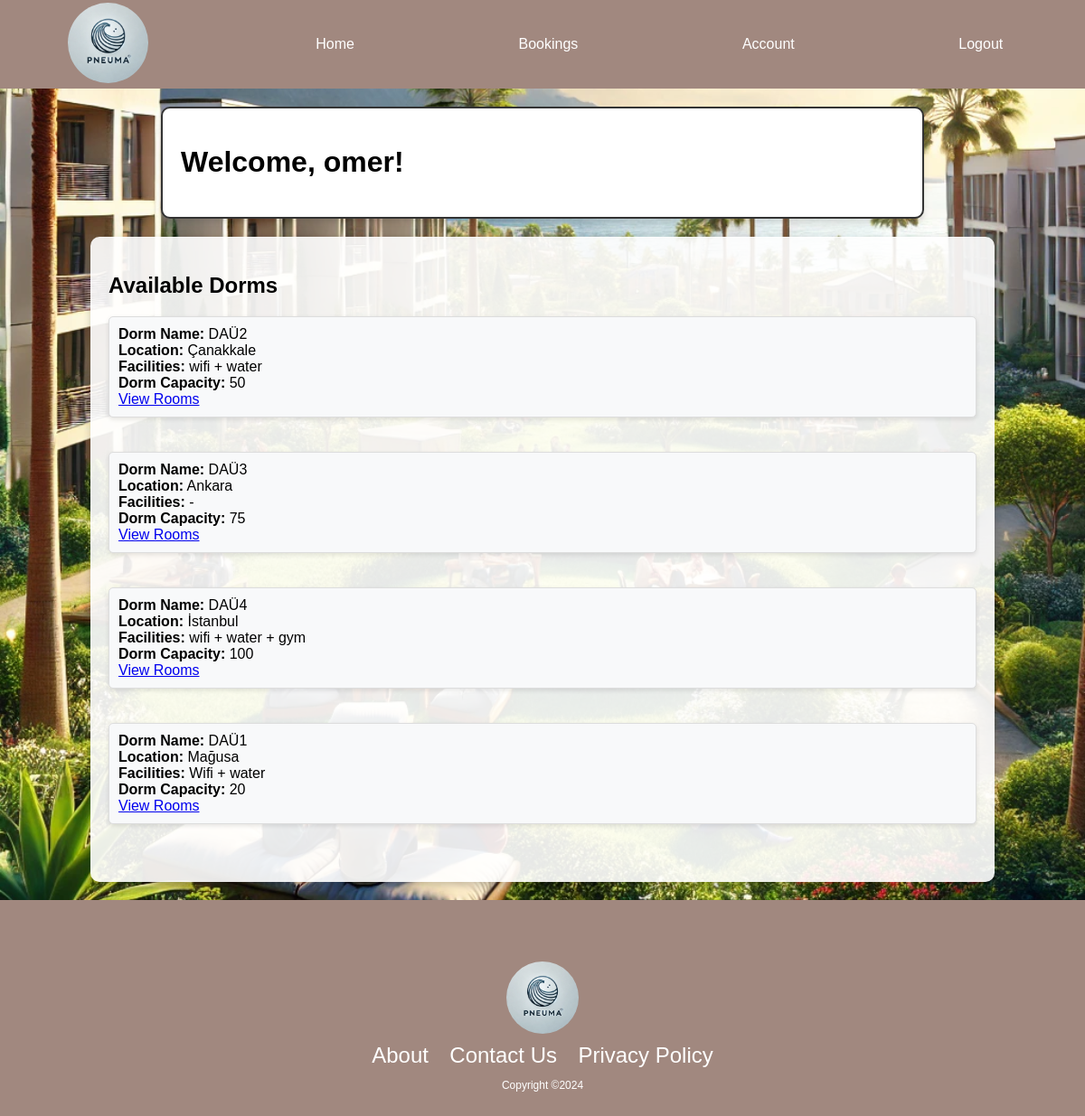
The page /student.php (signed in) on the database its author committed.
### tables this page shows
CREATE TABLE `dorms` (
  `dorm_id` int(11) NOT NULL,
  `dormName` varchar(255) NOT NULL,
  `dormCapacity` int(11) NOT NULL,
  `dormLocation` varchar(255) NOT NULL,
  `dormFacilities` text DEFAULT NULL,
  `image` varchar(255) DEFAULT NULL
);

### student.php (the view, shortened to what this page needs)
<?php
require 'connect.php';
$user = $_SESSION;
?>
<!DOCTYPE html>
<html lang="en">
<head>
    <link rel="stylesheet" href="style.css">
</head>
<body id="background" style="background-image: url('img/backgroundStudent.jpeg');">
<header class="navigator">
    <ul>
      <li><img src="img/logo.jpeg" alt="Logo"></li>
      <li><a href="student.php">Home</a></li>
      <li><a href="booking.php">Bookings</a></li>
      <li><a href="account.php">Account</a></li>
      <li><a href="logout.php">Logout</a></li>
    </ul>
</header>
<div id="studentDiv">
    <h1>Welcome, <?php echo htmlspecialchars($user['username']); ?>!</h1>
</div>
<div id="home">
    <h2>Available Dorms</h2>
    <?php
    $query = "SELECT dorm_id, dormName, dormLocation, dormFacilities, dormCapacity FROM dorms";
    $result = mysqli_query($conn, $query);
    if (mysqli_num_rows($result) > 0) {
        echo "<ul>";
        while ($dorm = mysqli_fetch_assoc($result)) {
            echo "<li>";
            echo "<strong>Dorm Name:</strong> " . htmlspecialchars($dorm['dormName']) . "<br>";
            echo "<strong>Location:</strong> " . htmlspecialchars($dorm['dormLocation']) . "<br>";
            echo "<strong>Facilities:</strong> " . htmlspecialchars($dorm['dormFacilities']) . "<br>";
            echo "<strong>Dorm Capacity:</strong> " . htmlspecialchars($dorm['dormCapacity']) . "<br>";
            echo "<a href='dormsRooms.php?dorm_id=" . $dorm['dorm_id'] . "'>View Rooms</a>";
            echo "</li><br>";
        }
        echo "</ul>";
    } else {
        echo "<p>No dorms available at the moment.</p>";
    }
    ?>
</div>
<footer class="customFooter">
  <div class="footerContainer">
    <div class="socialIcons">
    </div>
  </div>
  <div class="footerLogo">
    <img src="img/logo.jpeg" alt="Logo"/>
  </div>
  <div class="footerBottom">
    <div class="footerNav">
      <a href="#">About</a>
      <a href="#">Contact Us</a>
      <a href="#">Privacy Policy</a>
    </div>
    <p>Copyright &copy;2024</p>
  </div>
</footer>
</body>
</html>

### style.css (style rules this page uses)
body { font-family: Arial, sans-serif; }
#background { background-image: url('img/backgroundAdmin.jpeg'); background-size: cover; background-position: center; margin: 0; padding: 0; height: 100vh; width: 100%; }
.navigator ul { list-style-type: none; margin: 0; padding: 0; display: flex; align-items: center; overflow: hidden; background-color: #A1887F; justify-content: space-around; }
.navigator li { margin: 0; padding: 0; }
.navigator li img { border-radius: 50%; width: 89px; height: 89px; margin-right: 20px; }
.navigator li a { display: block; color: white; text-align: center; padding: 40px 16px; text-decoration: none; font-family: Arial, sans-serif; font-size: 16px; }
.customFooter { background-color: #A1887F; color: #fff; text-align: center; padding: 15px 0; }
.footerLogo img { width: 80px; margin: 10px auto; display: block; border-radius: 50%; }
.footerNav a { color: #fff; margin: 0 10px; text-decoration: none; font-size: 24px; }
.footerBottom { margin-top: 10px; font-size: 12px; }
#studentDiv { border: 2px solid #333333; margin: 20px auto; max-width: 800px; padding: 20px; background-color: white; border-radius: 10px; box-shadow: 0 4px 6px rgba(0, 0, 0, 0.1); }

### student.php (style rules this page uses)
#home ul { list-style: none; padding: 0; }
#home li { background: #f8f9fa; border: 1px solid #ddd; margin: 10px 0; padding: 10px; border-radius: 5px; box-shadow: 0 2px 5px rgba(0, 0, 0, 0.1); }
#home { background: rgba(255, 255, 255, 0.9); padding: 20px; border-radius: 10px; margin: 20px auto; width: 80%; box-shadow: 0 4px 8px rgba(0, 0, 0, 0.2); }

### rows shown on the page
dorms: dormName "DAÜ2", dormLocation "Çanakkale", dormFacilities "wifi + water", dormCapacity "50"
dorms: dormName "DAÜ3", dormLocation "Ankara", dormFacilities "-", dormCapacity "75"
dorms: dormName "DAÜ4", dormLocation "İstanbul", dormFacilities "wifi + water + gym", dormCapacity "100"
dorms: dormName "DAÜ1", dormLocation "Mağusa", dormFacilities "Wifi + water", dormCapacity "20"

### other values the page prints
$user['username'] "omer"
